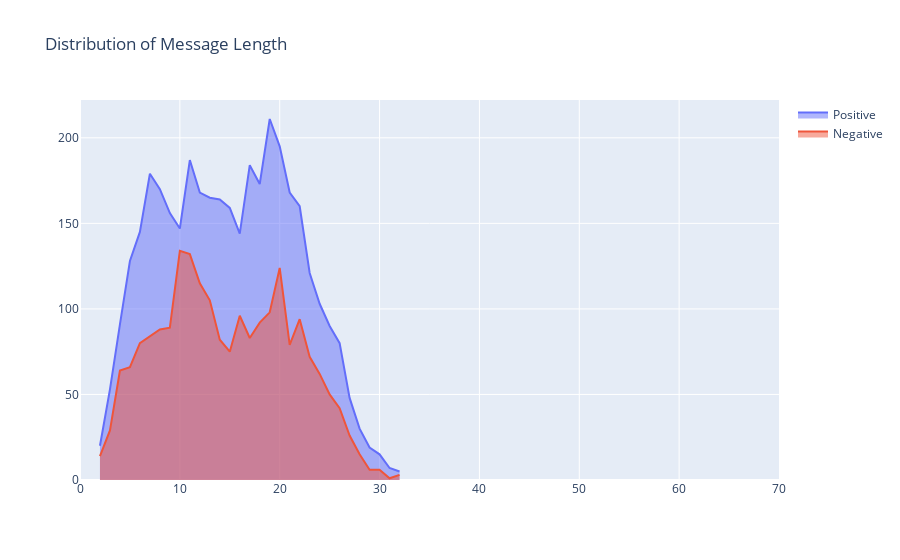

Notebook code cell kept with this figure:
### Code cell
positive_df = df[df['Sentiment'] == 1]['Length'].value_counts().sort_index()
negative_df = df[df['Sentiment'] == -1]['Length'].value_counts().sort_index()

fig = go.Figure()
fig.add_trace(go.Scatter(
    x=positive_df.index,
    y=positive_df.values,
    name='Positive',
    fill='tozeroy',
    
))
fig.add_trace(go.Scatter(
    x=negative_df.index,
    y=negative_df.values,
    name='Negative',
    fill='tozeroy',

))
fig.update_layout(
    title='Distribution of Message Length'
)
fig.update_xaxes(range=[0, 70])
fig.show()

### Figure 1 — Plotly figure (JSON) as saved in the notebook; plotly's stock layout.template omitted (floating-point values rounded to 4 significant figures)
{"data": [{"fill": "tozeroy", "name": "Positive", "type": "scatter", "x": [2, 3, 4, 5, 6, 7, 8, 9, 10, 11, 12, 13, 14, 15, 16, 17, 18, 19, 20, 21, 22, 23, 24, 25, 26, 27, 28, 29, 30, 31, 32], "y": [20, 53, 91, 128, 145, 179, 170, 156, 147, 187, 168, 165, 164, 159, 144, 184, 173, 211, 195, 168, 160, 121, 103, 90, 80, 48, 30, 19, 15, 7, 5]}, {"fill": "tozeroy", "name": "Negative", "type": "scatter", "x": [2, 3, 4, 5, 6, 7, 8, 9, 10, 11, 12, 13, 14, 15, 16, 17, 18, 19, 20, 21, 22, 23, 24, 25, 26, 27, 28, 29, 30, 31, 32], "y": [14, 29, 64, 66, 80, 84, 88, 89, 134, 132, 115, 105, 82, 75, 96, 83, 92, 98, 124, 79, 94, 72, 62, 50, 42, 26, 15, 6, 6, 1, 3]}], "layout": {"title": {"text": "Distribution of Message Length"}, "xaxis": {"range": [0, 70]}}}
